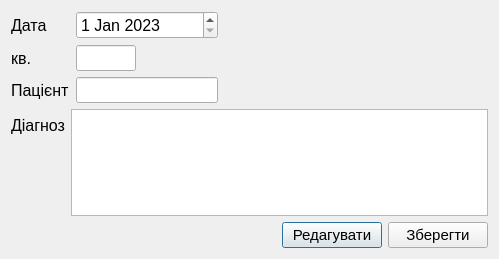
<?xml version="1.0" encoding="UTF-8"?>
<ui version="4.0">
 <class>Dialog_view_diag</class>
 <widget class="QDialog" name="Dialog_view_diag">
  <property name="geometry">
   <rect>
    <x>0</x>
    <y>0</y>
    <width>499</width>
    <height>259</height>
   </rect>
  </property>
  <property name="minimumSize">
   <size>
    <width>0</width>
    <height>0</height>
   </size>
  </property>
  <property name="windowTitle">
   <string>Dialog</string>
  </property>
  <layout class="QFormLayout" name="formLayout_2">
   <item row="0" column="0">
    <layout class="QGridLayout" name="gridLayout">
     <item row="1" column="1">
      <widget class="QLineEdit" name="apart_view_diag">
       <property name="sizePolicy">
        <sizepolicy hsizetype="Fixed" vsizetype="Fixed">
         <horstretch>0</horstretch>
         <verstretch>0</verstretch>
        </sizepolicy>
       </property>
       <property name="maximumSize">
        <size>
         <width>60</width>
         <height>16777215</height>
        </size>
       </property>
       <property name="font">
        <font>
         <pointsize>11</pointsize>
        </font>
       </property>
      </widget>
     </item>
     <item row="0" column="0">
      <widget class="QLabel" name="label_10_view">
       <property name="font">
        <font>
         <pointsize>12</pointsize>
        </font>
       </property>
       <property name="layoutDirection">
        <enum>Qt::LeftToRight</enum>
       </property>
       <property name="styleSheet">
        <string notr="true"/>
       </property>
       <property name="text">
        <string>Дата</string>
       </property>
       <property name="textFormat">
        <enum>Qt::PlainText</enum>
       </property>
       <property name="margin">
        <number>2</number>
       </property>
      </widget>
     </item>
     <item row="2" column="0">
      <widget class="QLabel" name="label_12_view">
       <property name="font">
        <font>
         <pointsize>12</pointsize>
        </font>
       </property>
       <property name="layoutDirection">
        <enum>Qt::LeftToRight</enum>
       </property>
       <property name="text">
        <string>Пацієнт</string>
       </property>
       <property name="textFormat">
        <enum>Qt::PlainText</enum>
       </property>
       <property name="margin">
        <number>2</number>
       </property>
      </widget>
     </item>
     <item row="2" column="1">
      <widget class="QLineEdit" name="patient_view_diag">
       <property name="sizePolicy">
        <sizepolicy hsizetype="Fixed" vsizetype="Fixed">
         <horstretch>0</horstretch>
         <verstretch>0</verstretch>
        </sizepolicy>
       </property>
       <property name="font">
        <font>
         <pointsize>11</pointsize>
        </font>
       </property>
      </widget>
     </item>
     <item row="0" column="1">
      <widget class="QDateEdit" name="dateEdit_view_diag">
       <property name="sizePolicy">
        <sizepolicy hsizetype="Fixed" vsizetype="Fixed">
         <horstretch>0</horstretch>
         <verstretch>0</verstretch>
        </sizepolicy>
       </property>
       <property name="minimumSize">
        <size>
         <width>142</width>
         <height>0</height>
        </size>
       </property>
       <property name="font">
        <font>
         <pointsize>12</pointsize>
        </font>
       </property>
       <property name="date">
        <date>
         <year>2023</year>
         <month>1</month>
         <day>1</day>
        </date>
       </property>
      </widget>
     </item>
     <item row="1" column="0">
      <widget class="QLabel" name="label_11_view">
       <property name="font">
        <font>
         <pointsize>12</pointsize>
        </font>
       </property>
       <property name="layoutDirection">
        <enum>Qt::LeftToRight</enum>
       </property>
       <property name="text">
        <string>кв.</string>
       </property>
       <property name="textFormat">
        <enum>Qt::PlainText</enum>
       </property>
       <property name="margin">
        <number>2</number>
       </property>
      </widget>
     </item>
    </layout>
   </item>
   <item row="1" column="0" colspan="2">
    <layout class="QFormLayout" name="formLayout">
     <item row="0" column="0">
      <widget class="QLabel" name="label_13_view">
       <property name="font">
        <font>
         <pointsize>12</pointsize>
        </font>
       </property>
       <property name="layoutDirection">
        <enum>Qt::LeftToRight</enum>
       </property>
       <property name="text">
        <string>Діагноз</string>
       </property>
       <property name="textFormat">
        <enum>Qt::PlainText</enum>
       </property>
       <property name="margin">
        <number>2</number>
       </property>
      </widget>
     </item>
     <item row="0" column="1">
      <widget class="QTextEdit" name="diagnosis_view_diag">
       <property name="font">
        <font>
         <pointsize>11</pointsize>
        </font>
       </property>
      </widget>
     </item>
    </layout>
   </item>
   <item row="2" column="1">
    <layout class="QHBoxLayout" name="horizontalLayout">
     <item>
      <spacer name="horizontalSpacer">
       <property name="orientation">
        <enum>Qt::Horizontal</enum>
       </property>
       <property name="sizeHint" stdset="0">
        <size>
         <width>40</width>
         <height>20</height>
        </size>
       </property>
      </spacer>
     </item>
     <item>
      <widget class="QPushButton" name="editButton_view">
       <property name="minimumSize">
        <size>
         <width>100</width>
         <height>0</height>
        </size>
       </property>
       <property name="maximumSize">
        <size>
         <width>100</width>
         <height>16777215</height>
        </size>
       </property>
       <property name="font">
        <font>
         <pointsize>11</pointsize>
        </font>
       </property>
       <property name="text">
        <string>Редагувати</string>
       </property>
      </widget>
     </item>
     <item>
      <widget class="QPushButton" name="saveButton_view">
       <property name="minimumSize">
        <size>
         <width>100</width>
         <height>0</height>
        </size>
       </property>
       <property name="maximumSize">
        <size>
         <width>100</width>
         <height>16777215</height>
        </size>
       </property>
       <property name="font">
        <font>
         <pointsize>11</pointsize>
        </font>
       </property>
       <property name="text">
        <string>Зберегти</string>
       </property>
      </widget>
     </item>
    </layout>
   </item>
  </layout>
 </widget>
 <resources/>
 <connections/>
</ui>
